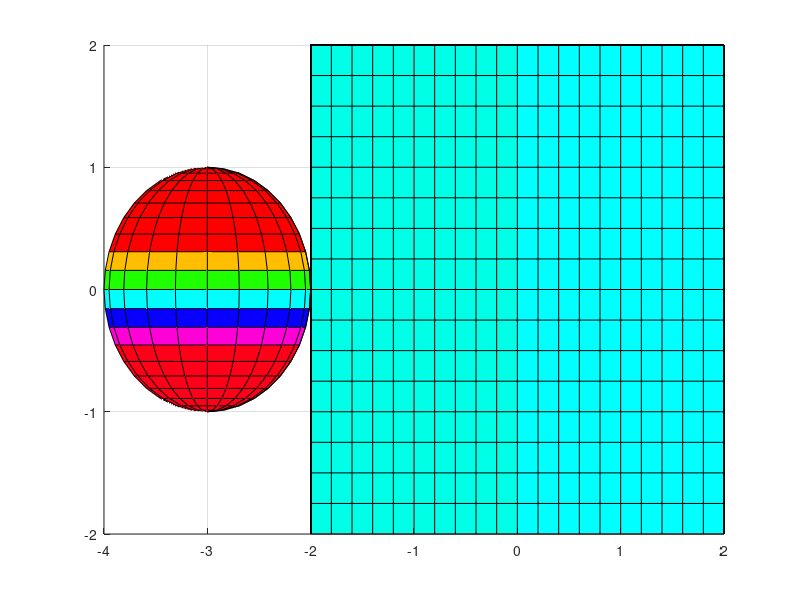

This figure's MATLAB source: (Note: this script raises an error after producing the figure.)
%% Slicing with a Nonplanar Surface
% You can slice the volume with any surface. This example probes the volume 
% created in the previous example by passing a spherical slice surface through 
% the volume.
% 
% Starting in R2014b, you can use dot notation to set and query properties. 
% If you are using an earlier release, use the |get| and |set| functions instead, 
% such as |xd = get(hsp,'XData')|.

[x,y,z] = meshgrid(-2:.2:2,-2:.25:2,-2:.16:2);
v = x.*exp(-x.^2-y.^2-z.^2);
[xsp,ysp,zsp] = sphere;
slice(x,y,z,v,[-2,2],2,-2)
colormap hsv

for i = -3:.2:3
   hsp = surface(xsp+i,ysp,zsp);
   rotate(hsp,[1 0 0],90)
   xd = hsp.XData;
   yd = hsp.YData;
   zd = hsp.ZData;
   delete(hsp)
   hold on
   hslicer = slice(x,y,z,v,xd,yd,zd);
   axis tight 
   xlim([-3,3])
   view(-10,35)
   drawnow
   delete(hslicer)
   hold off
end

%% 
% Copyright 2012 The MathWorks, Inc.
